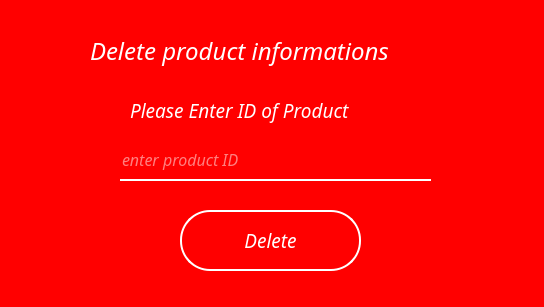
<?xml version="1.0" encoding="UTF-8"?>
<ui version="4.0">
 <class>Form</class>
 <widget class="QWidget" name="Form">
  <property name="geometry">
   <rect>
    <x>0</x>
    <y>0</y>
    <width>544</width>
    <height>307</height>
   </rect>
  </property>
  <property name="windowTitle">
   <string>Form</string>
  </property>
  <property name="styleSheet">
   <string notr="true">#Form{
background:red;
}
#headerFrame
{
background: black;
border-radius: 30px;
}

#frame
{
background: red;
border-radius: 30px;
}
#label_delete{
color:white;
}

#label_delete_2{
color:white;
}

#label_2{
color:white;
}

#lineEdit_PID{
border:none;
background:transparent;
color: white;
border-bottom: 2px solid white;
}

#lineEdit_last_name{
border:none;
background:transparent;
color: white;
border-bottom: 2px solid white;
}

#lineEdit_address{
border:none;
background:transparent;
color: white;
border-bottom: 2px solid white;
}

#lineEdit_sector{
border:none;
background:transparent;
color: white;
border-bottom: 2px solid white;
}

#lineEdit_permisions{
border:none;
background:transparent;
color: white;
border-bottom: 2px solid white;
}

#lineEdit_username{
border:none;
background:transparent;
color: white;
border-bottom: 2px solid white;
}

#lineEdit_password{
border:none;
background:transparent;
color: white;
border-bottom: 2px solid white;
}

#pushButton_delete{
border:2px solid white;
background:transparent;
color:white;
border-radius: 30px;
}

#pushButton_delete:hover{
border:2px solid white;
background:white;
color:red;
}

#push_Rigister{
border:2px solid white;
background:transparent;
color:white;
border-radius: 30px;
}

#push_Rigister:hover{
border:2px solid white;
background:white;
color:red;
}</string>
  </property>
  <widget class="QLabel" name="label_delete">
   <property name="geometry">
    <rect>
     <x>130</x>
     <y>90</y>
     <width>281</width>
     <height>41</height>
    </rect>
   </property>
   <property name="font">
    <font>
     <family>Aero</family>
     <pointsize>14</pointsize>
     <weight>50</weight>
     <italic>true</italic>
     <bold>false</bold>
    </font>
   </property>
   <property name="text">
    <string>Please Enter ID of Product</string>
   </property>
  </widget>
  <widget class="QLabel" name="label_delete_2">
   <property name="geometry">
    <rect>
     <x>90</x>
     <y>30</y>
     <width>371</width>
     <height>41</height>
    </rect>
   </property>
   <property name="font">
    <font>
     <family>Aero</family>
     <pointsize>18</pointsize>
     <weight>50</weight>
     <italic>true</italic>
     <bold>false</bold>
    </font>
   </property>
   <property name="text">
    <string>Delete product informations</string>
   </property>
  </widget>
  <widget class="QLineEdit" name="lineEdit_PID">
   <property name="geometry">
    <rect>
     <x>120</x>
     <y>140</y>
     <width>311</width>
     <height>41</height>
    </rect>
   </property>
   <property name="font">
    <font>
     <family>Aero</family>
     <pointsize>12</pointsize>
     <weight>50</weight>
     <italic>true</italic>
     <bold>false</bold>
    </font>
   </property>
   <property name="placeholderText">
    <string>enter product ID</string>
   </property>
  </widget>
  <widget class="QPushButton" name="pushButton_delete">
   <property name="geometry">
    <rect>
     <x>180</x>
     <y>210</y>
     <width>181</width>
     <height>61</height>
    </rect>
   </property>
   <property name="font">
    <font>
     <family>Aero</family>
     <pointsize>14</pointsize>
     <weight>50</weight>
     <italic>true</italic>
     <bold>false</bold>
    </font>
   </property>
   <property name="text">
    <string>Delete</string>
   </property>
  </widget>
 </widget>
 <resources/>
 <connections/>
</ui>
